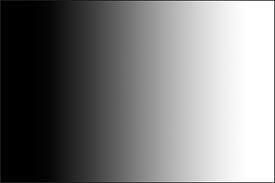
#> input picture gradient.jpg, 275 x 183 px
$ python imagegradient.py
#> lines starting #> are read from the running program, lines starting #| are printed output that depends on the picture; after the words box and inside, x2 and y2 are one past the last pixel; in counts of white or black regions, pixels touching at a corner belong together
import cv2
img= cv2.imread('gradient.jpg',0)
#> img is the input picture: shape (183, 275); min 0, max 255, mean 125.4

_,th1=cv2.threshold(img,50,255,cv2.THRESH_BINARY)
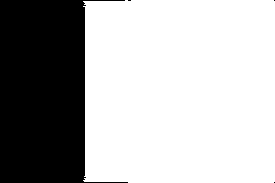
#> th1: shape (183, 275); 68.9% white; 4 black regions (3 under 20 px), largest, box (x1, y1, x2, y2) and area: (0, 0, 128, 183) 15629
_,th2=cv2.threshold(img,200,255,cv2.THRESH_BINARY_INV)
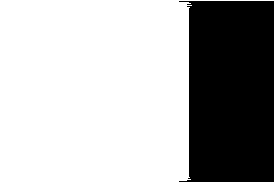
#> th2: shape (183, 275); 69.4% white; 1 black region, box (x1, y1, x2, y2) and area: (179, 1, 274, 182) 15403
_,th3=cv2.threshold(img,127,255,cv2.THRESH_TRUNC)
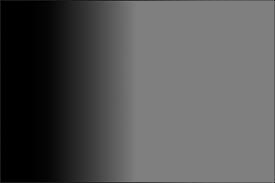
#> th3: shape (183, 275); min 0, max 127, mean 84.1
_,th4=cv2.threshold(img,200,255,cv2.THRESH_TOZERO)
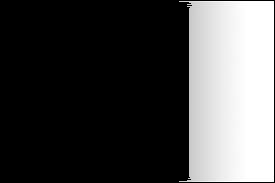
#> th4: shape (183, 275); min 0, max 255, mean 73.1
_,th5=cv2.threshold(img,200,255,cv2.THRESH_TOZERO_INV)
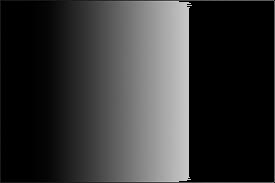
#> th5: shape (183, 275); min 0, max 200, mean 52.3

cv2.imshow('pic name',img)
cv2.waitKey()
cv2.imshow('th1',th1)
cv2.waitKey()
cv2.imshow('th2',th2)
cv2.waitKey()
cv2.imshow('th3',th3)
cv2.waitKey()
cv2.imshow('th4',th4)
cv2.waitKey()
cv2.imshow('th5',th5)
cv2.waitKey()

$ run again, with download.jpg copied over gradient.jpg
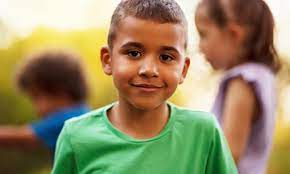
#> input picture download.jpg, 290 x 174 px
#> `_,th1=cv2.threshold(img,50,255,cv2.THRESH_BINARY)`:
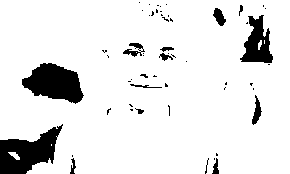
#> th1: shape (174, 290); 89.8% white; 55 black regions (42 under 20 px), largest, box (x1, y1, x2, y2) and area: (0, 124, 63, 174) 1718, (22, 63, 84, 104) 1626, (240, 15, 273, 63) 899
#> th2: shape (174, 290); 78.3% white; 38 black regions (32 under 20 px), largest, box (x1, y1, x2, y2) and area: (0, 0, 122, 80) 5675, (167, 0, 228, 160) 2843, (243, 69, 290, 131) 987, (264, 0, 290, 62) 955, (59, 102, 118, 138) 210, (84, 124, 115, 138) 177
#> `_,th5=cv2.threshold(img,200,255,cv2.THRESH_TOZERO_INV)`:
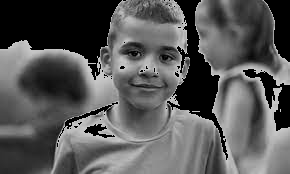
#> th5: shape (174, 290); min 0, max 200, mean 87.9
